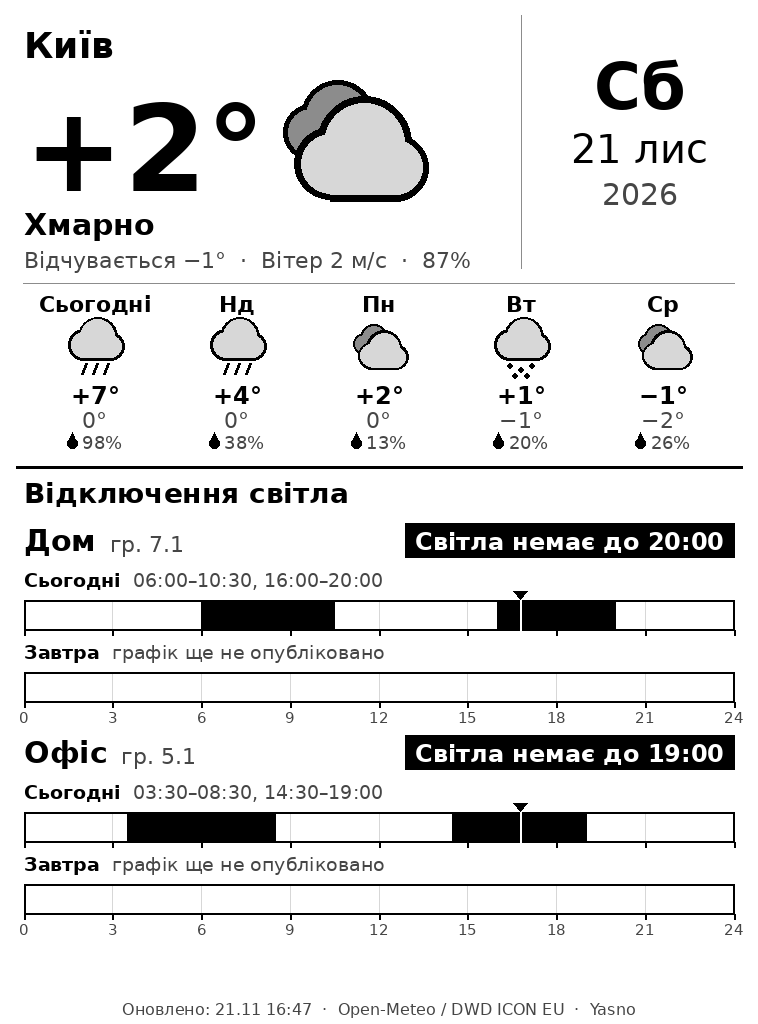

The Python source for this figure:
#!/usr/bin/env python3
# -*- coding: utf-8 -*-
"""
Kindle dashboard: погода (Open-Meteo) + графики отключений света (Yasno) -> PNG (8-bit grayscale).

Запуск:
    python dashboard.py            # реальные данные
    python dashboard.py --demo     # демо-данные (без интернета), чтобы посмотреть вёрстку
Настройки: config.json
"""

import argparse
import json
import math
import sys
import time
from datetime import datetime, timedelta
from pathlib import Path
from zoneinfo import ZoneInfo

import requests
from PIL import Image, ImageDraw, ImageFont

ROOT = Path(__file__).resolve().parent
UA = ("Mozilla/5.0 (X11; Linux x86_64) AppleWebKit/537.36 (KHTML, like Gecko) "
      "Chrome/124.0 Safari/537.36")

BLACK, DARK, MID, LIGHT, WHITE = 0, 70, 140, 215, 255

DEFAULTS = {
    "language": "ru",
    "timezone": "Europe/Kyiv",
    "screen": {"width": 758, "height": 1024, "rotate": 0},
    "weather": {"city": "Kyiv", "display_name": None, "latitude": None, "longitude": None,
                "model": "icon_seamless"},
    "yasno": {"region_id": 25, "dso_id": 902},
    "groups": [
        {"label": "Дом", "group": "7.1"},
        {"label": "Работа", "group": "5.1"},
    ],
    "output": "dist/dashboard.png",
}

# ----------------------------------------------------------------------------
# Тексты
# ----------------------------------------------------------------------------
I18N = {
    "ru": {
        "outages": "Отключения света",
        "today": "Сегодня", "tomorrow": "Завтра",
        "group_abbr": "гр.",
        "on_until": "Свет есть до {t}", "off_until": "Света нет до {t}",
        "none": "Отключений не ожидается", "tmrw_word": "завтра",
        "emergency": "АВАРИЙНЫЕ ОТКЛЮЧЕНИЯ · график может не действовать",
        "stale_prefix": "прежний: ",
        "offline": "YASNO НЕДОСТУПЕН · показан последний сохранённый график",
        "no_data_day": "нет сохранённых данных",
        "waiting": "график ещё не опубликован",
        "no_outages_day": "отключений нет",
        "void": "графики не действуют",
        "group_missing": "группа не найдена в ответе Yasno",
        "feels": "Ощущается", "wind": "Ветер", "ms": "м/с",
        "updated": "Обновлено",
        "no_weather": "Нет данных о погоде",
        "no_outage_data": "Нет данных Yasno",
        "weekdays": ["Пн", "Вт", "Ср", "Чт", "Пт", "Сб", "Вс"],
        "weekdays_full": ["Понедельник", "Вторник", "Среда", "Четверг", "Пятница", "Суббота", "Воскресенье"],
        "months_full": ["января", "февраля", "марта", "апреля", "мая", "июня", "июля", "августа",
                        "сентября", "октября", "ноября", "декабря"],
        "months": ["янв", "фев", "мар", "апр", "мая", "июн", "июл", "авг", "сен", "окт", "ноя", "дек"],
        "weather": {"clear": "Ясно", "partly": "Переменная облачность", "cloud": "Облачно",
                    "fog": "Туман", "drizzle": "Морось", "rain": "Дождь",
                    "snow": "Снег", "thunder": "Гроза"},
    },
    "uk": {
        "outages": "Відключення світла",
        "today": "Сьогодні", "tomorrow": "Завтра",
        "group_abbr": "гр.",
        "on_until": "Світло є до {t}", "off_until": "Світла немає до {t}",
        "none": "Відключень не очікується", "tmrw_word": "завтра",
        "emergency": "АВАРІЙНІ ВІДКЛЮЧЕННЯ · графік може не діяти",
        "stale_prefix": "попередній: ",
        "offline": "YASNO НЕДОСТУПНИЙ · показано останній збережений графік",
        "no_data_day": "немає збережених даних",
        "waiting": "графік ще не опубліковано",
        "no_outages_day": "відключень немає",
        "void": "графіки не діють",
        "group_missing": "групу не знайдено у відповіді Yasno",
        "feels": "Відчувається", "wind": "Вітер", "ms": "м/с",
        "updated": "Оновлено",
        "no_weather": "Немає даних про погоду",
        "no_outage_data": "Немає даних Yasno",
        "weekdays": ["Пн", "Вт", "Ср", "Чт", "Пт", "Сб", "Нд"],
        "weekdays_full": ["Понеділок", "Вівторок", "Середа", "Четвер", "П’ятниця", "Субота", "Неділя"],
        "months_full": ["січня", "лютого", "березня", "квітня", "травня", "червня", "липня", "серпня",
                        "вересня", "жовтня", "листопада", "грудня"],
        "months": ["січ", "лют", "бер", "кві", "тра", "чер", "лип", "сер", "вер", "жов", "лис", "гру"],
        "weather": {"clear": "Ясно", "partly": "Мінлива хмарність", "cloud": "Хмарно",
                    "fog": "Туман", "drizzle": "Мряка", "rain": "Дощ",
                    "snow": "Сніг", "thunder": "Гроза"},
    },
    "en": {
        "outages": "Power outages",
        "today": "Today", "tomorrow": "Tomorrow",
        "group_abbr": "grp",
        "on_until": "Power on until {t}", "off_until": "Power off until {t}",
        "none": "No outages expected", "tmrw_word": "tmrw",
        "emergency": "EMERGENCY OUTAGES · schedule may not apply",
        "stale_prefix": "previous: ",
        "offline": "YASNO UNAVAILABLE · showing last saved schedule",
        "no_data_day": "no saved data",
        "waiting": "schedule not published yet",
        "no_outages_day": "no outages",
        "void": "schedules suspended",
        "group_missing": "group not found in Yasno response",
        "feels": "Feels like", "wind": "Wind", "ms": "m/s",
        "updated": "Updated",
        "no_weather": "No weather data",
        "no_outage_data": "No Yasno data",
        "weekdays": ["Mon", "Tue", "Wed", "Thu", "Fri", "Sat", "Sun"],
        "weekdays_full": ["Monday", "Tuesday", "Wednesday", "Thursday", "Friday", "Saturday", "Sunday"],
        "months_full": ["January", "February", "March", "April", "May", "June", "July", "August",
                        "September", "October", "November", "December"],
        "months": ["Jan", "Feb", "Mar", "Apr", "May", "Jun", "Jul", "Aug", "Sep", "Oct", "Nov", "Dec"],
        "weather": {"clear": "Clear", "partly": "Partly cloudy", "cloud": "Cloudy",
                    "fog": "Fog", "drizzle": "Drizzle", "rain": "Rain",
                    "snow": "Snow", "thunder": "Thunderstorm"},
    },
}


# ----------------------------------------------------------------------------
# Конфиг
# ----------------------------------------------------------------------------
def load_config(path):
    user = json.loads(Path(path).read_text(encoding="utf-8"))
    cfg = json.loads(json.dumps(DEFAULTS))
    for key, val in user.items():
        if isinstance(val, dict) and isinstance(cfg.get(key), dict):
            cfg[key].update(val)
        else:
            cfg[key] = val
    return cfg


# ----------------------------------------------------------------------------
# Получение данных
# ----------------------------------------------------------------------------
def http_get_json(url, params=None, retries=3):
    last = None
    for i in range(retries):
        try:
            r = requests.get(url, params=params, timeout=25,
                             headers={"User-Agent": UA, "Accept": "application/json"})
            r.raise_for_status()
            return r.json()
        except Exception as e:  # noqa: BLE001
            last = e
            if i < retries - 1:
                time.sleep(2 * (i + 1))
    raise last


MODEL_LABELS = {
    "icon_seamless": "DWD ICON", "icon_global": "DWD ICON", "icon_eu": "DWD ICON EU",
    "icon_d2": "DWD ICON D2",
}


def fetch_weather(cfg):
    w = cfg["weather"]
    lang = cfg["language"]
    lat, lon, name = w.get("latitude"), w.get("longitude"), w.get("city")
    if lat is None or lon is None:
        g = http_get_json("https://geocoding-api.open-meteo.com/v1/search",
                          {"name": w["city"], "count": 1, "language": lang, "format": "json"})
        res = g.get("results")
        if not res:
            raise RuntimeError(f"Город не найден: {w['city']}")
        lat, lon, name = res[0]["latitude"], res[0]["longitude"], res[0]["name"]
    params = {
        "latitude": lat, "longitude": lon,
        "current": "temperature_2m,apparent_temperature,relative_humidity_2m,weather_code,wind_speed_10m",
        "daily": "weather_code,temperature_2m_max,temperature_2m_min,precipitation_probability_max",
        "wind_speed_unit": "ms",
        "timezone": "auto",
        "forecast_days": 5,
    }
    model = w.get("model")
    label = "Open-Meteo"
    if model:
        try:
            data = http_get_json("https://api.open-meteo.com/v1/forecast", dict(params, models=model))
            label = MODEL_LABELS.get(model, model)
        except Exception as e:  # noqa: BLE001
            print(f"[!] Модель {model} недоступна ({e!r}), беру модель по умолчанию", file=sys.stderr)
            data = http_get_json("https://api.open-meteo.com/v1/forecast", params)
    else:
        data = http_get_json("https://api.open-meteo.com/v1/forecast", params)
    return {"name": w.get("display_name") or name, "label": label,
            "current": data["current"], "daily": data["daily"]}


def fetch_outages(cfg):
    y = cfg["yasno"]
    url = (f"https://app.yasno.ua/api/blackout-service/public/shutdowns/"
           f"regions/{y['region_id']}/dsos/{y['dso_id']}/planned-outages")
    data = http_get_json(url)
    if not isinstance(data, dict):
        raise RuntimeError("Неожиданный формат ответа Yasno")
    return data


def parse_day(day):
    """Слоты в Yasno: минуты от полуночи, start..end = свет ВЫКЛЮЧЕН."""
    if not day:
        return {"known": False, "emergency": False, "stale": False, "date": "", "slots": []}
    status = str(day.get("status", "")).lower()
    slots = []
    for s in day.get("slots") or []:
        kind = str(s.get("type", "Definite")).lower()
        if kind in ("notplanned", "not_planned"):
            continue
        slots.append((int(s["start"]), int(s["end"]),
                      "possible" if kind == "possible" else "definite"))
    slots.sort()
    return {"known": "waiting" not in status,
            "emergency": "emergency" in status,
            "stale": False,
            "date": str(day.get("date") or "")[:10],
            "slots": slots}


def build_outages(raw, groups, state, now):
    """При EmergencyShutdowns Yasno не отдаёт нормальный график: берём последний
    сохранённый график на эту дату (state) и помечаем его как устаревший."""
    res = {}
    fallback = {"today": now.date(), "tomorrow": now.date() + timedelta(days=1)}
    saved_all = state.setdefault("groups", {})
    for g in groups:
        gid = str(g["group"])
        item = raw.get(gid)
        if item is None:
            print(f"[!] Группа {gid} не найдена. Доступные: {', '.join(sorted(raw.keys()))}",
                  file=sys.stderr)
            res[gid] = None
            continue
        saved = saved_all.setdefault(gid, {})
        days = {}
        for key in ("today", "tomorrow"):
            day = parse_day(item.get(key))
            date = day["date"] or fallback[key].isoformat()
            day["date"] = date
            if day["emergency"]:
                prev = saved.get(date)
                if prev is not None:
                    day["slots"] = [(int(a), int(b), k) for a, b, k in prev]
                    day["stale"] = True
            elif day["known"]:
                saved[date] = [[a, b, k] for a, b, k in day["slots"]]
            days[key] = day
        # чистим старые даты (оставляем вчера и новее)
        limit = (now.date() - timedelta(days=1)).isoformat()
        for d_ in [d_ for d_ in saved if d_ < limit]:
            del saved[d_]
        res[gid] = days
    return res


def outages_from_state(groups, state, now):
    """Yasno недоступен: собираем графики из последнего сохранённого состояния.
    Возвращает None, если для выбранных групп ничего не сохранено."""
    dates = {"today": now.date().isoformat(),
             "tomorrow": (now.date() + timedelta(days=1)).isoformat()}
    saved_all = state.get("groups", {})
    res, found = {}, False
    for g in groups:
        gid = str(g["group"])
        saved = saved_all.get(gid, {})
        days = {}
        for key, date in dates.items():
            prev = saved.get(date)
            found = found or prev is not None
            days[key] = {"known": prev is not None, "emergency": False, "stale": True,
                         "offline": True, "date": date,
                         "slots": [(int(a), int(b), k) for a, b, k in (prev or [])]}
        res[gid] = days
    return res if found else None


def load_state(path):
    try:
        data = json.loads(Path(path).read_text(encoding="utf-8"))
        return data if isinstance(data, dict) else {}
    except Exception:  # noqa: BLE001
        return {}


def save_state(path, state):
    path.parent.mkdir(parents=True, exist_ok=True)
    path.write_text(json.dumps(state, ensure_ascii=False), encoding="utf-8")


# ----------------------------------------------------------------------------
# Логика расписания
# ----------------------------------------------------------------------------
def merge(intervals):
    out = []
    for s, e in sorted(intervals):
        if out and s <= out[-1][1]:
            out[-1][1] = max(out[-1][1], e)
        else:
            out.append([s, e])
    return out


def hm(m):
    return f"{m // 60:02d}:{m % 60:02d}"


def fmt_clock(m, T):
    if m == 1440:
        return "24:00"
    if m > 1440:
        return f"{hm(m - 1440)} {T['tmrw_word']}"
    return hm(m)


def power_status(today, tomorrow, now_min):
    iv = [(s, e) for s, e, _ in today["slots"]]
    iv += [(s + 1440, e + 1440) for s, e, _ in tomorrow["slots"]]
    merged = merge(iv)
    for s, e in merged:
        if s <= now_min < e:
            return "off", e
    for s, e in merged:
        if s > now_min:
            return "on", s
    return "none", None


def intervals_text(day, T):
    if not day["known"]:
        return T["no_data_day"] if day.get("offline") else T["waiting"]
    iv = merge([(s, e) for s, e, _ in day["slots"]])
    if not iv:
        return T["void"] if day["emergency"] else T["no_outages_day"]
    text = ", ".join(f"{hm(s)}–{hm(e)}" for s, e in iv)
    return (T["stale_prefix"] + text) if day.get("stale") else text


# ----------------------------------------------------------------------------
# Шрифты и текст
# ----------------------------------------------------------------------------
FONTS_REGULAR = [
    "/usr/share/fonts/truetype/dejavu/DejaVuSans.ttf", "DejaVuSans.ttf",
    "C:/Windows/Fonts/arial.ttf", "/Library/Fonts/Arial.ttf",
    "/System/Library/Fonts/Supplemental/Arial.ttf",
]
FONTS_BOLD = [
    "/usr/share/fonts/truetype/dejavu/DejaVuSans-Bold.ttf", "DejaVuSans-Bold.ttf",
    "C:/Windows/Fonts/arialbd.ttf", "/Library/Fonts/Arial Bold.ttf",
    "/System/Library/Fonts/Supplemental/Arial Bold.ttf",
]
_font_cache = {}


def font(size, bold=False):
    size = max(8, int(round(size)))
    key = (size, bold)
    if key not in _font_cache:
        f = None
        for path in (FONTS_BOLD if bold else FONTS_REGULAR):
            try:
                f = ImageFont.truetype(path, size)
                break
            except OSError:
                continue
        if f is None:
            print("[!] Не найден шрифт с кириллицей (DejaVu Sans / Arial)", file=sys.stderr)
            f = ImageFont.load_default(size)
        _font_cache[key] = f
    return _font_cache[key]


def fit_font(d, text, max_w, size, bold=False, min_size=12):
    size = int(round(size))
    min_size = int(round(min_size))
    while size > min_size and d.textlength(text, font=font(size, bold)) > max_w:
        size -= 1
    return font(size, bold)


def ellipsize(d, text, f, max_w):
    if d.textlength(text, font=f) <= max_w:
        return text
    while len(text) > 1 and d.textlength(text + "…", font=f) > max_w:
        text = text[:-1]
    return text + "…"


def fmt_t(v):
    if v is None:
        return "—"
    n = int(round(v))
    if n == 0:
        return "0°"
    return f"{'+' if n > 0 else '−'}{abs(n)}°"


def date_str(now, T):
    return f"{T['weekdays'][now.weekday()]}, {now.day} {T['months'][now.month - 1]}"


# ----------------------------------------------------------------------------
# Иконки погоды
# ----------------------------------------------------------------------------
def wmo_category(code):
    code = int(code)
    if code in (0, 1):
        return "clear"
    if code == 2:
        return "partly"
    if code == 3:
        return "cloud"
    if code in (45, 48):
        return "fog"
    if 51 <= code <= 57:
        return "drizzle"
    if 61 <= code <= 67 or 80 <= code <= 82:
        return "rain"
    if 71 <= code <= 77 or code in (85, 86):
        return "snow"
    if code >= 95:
        return "thunder"
    return "cloud"


def _circle(d, cx, cy, r, fill):
    d.ellipse([cx - r, cy - r, cx + r, cy + r], fill=fill)


def draw_cloud(d, cx, cy, s, fill=LIGHT):
    g = max(2, s * 0.05)
    parts = [
        ("c", cx - 0.20 * s, cy + 0.05 * s, 0.22 * s),
        ("c", cx + 0.05 * s, cy - 0.10 * s, 0.30 * s),
        ("c", cx + 0.28 * s, cy + 0.08 * s, 0.20 * s),
        ("r", cx - 0.20 * s, cy + 0.05 * s, cx + 0.28 * s, cy + 0.28 * s),
    ]
    for grow, color in ((g, BLACK), (0, fill)):
        for p in parts:
            if p[0] == "c":
                _circle(d, p[1], p[2], p[3] + grow, color)
            else:
                d.rectangle([p[1], p[2], p[3], p[4] + grow], fill=color)


def draw_sun(d, cx, cy, s):
    r = 0.22 * s
    w = max(2, int(s * 0.06))
    for i in range(8):
        a = math.radians(i * 45)
        d.line([(cx + math.cos(a) * r * 1.45, cy + math.sin(a) * r * 1.45),
                (cx + math.cos(a) * r * 2.05, cy + math.sin(a) * r * 2.05)], fill=BLACK, width=w)
    d.ellipse([cx - r, cy - r, cx + r, cy + r], fill=WHITE, outline=BLACK, width=w)


def draw_icon(d, cat, cx, cy, s):
    w = max(2, int(s * 0.06))
    if cat == "clear":
        draw_sun(d, cx, cy, s)
    elif cat == "partly":
        draw_sun(d, cx - 0.16 * s, cy - 0.16 * s, 0.75 * s)
        draw_cloud(d, cx + 0.08 * s, cy + 0.10 * s, 0.85 * s)
    elif cat == "cloud":
        draw_cloud(d, cx - 0.12 * s, cy - 0.12 * s, 0.7 * s, fill=MID)
        draw_cloud(d, cx + 0.05 * s, cy + 0.08 * s, 0.9 * s)
    elif cat == "fog":
        for i, dy in enumerate((-0.22, -0.07, 0.08, 0.23)):
            shift = 0.06 * s if i % 2 else -0.06 * s
            d.line([(cx - 0.36 * s + shift, cy + dy * s), (cx + 0.36 * s + shift, cy + dy * s)],
                   fill=BLACK, width=w + 1)
    elif cat in ("rain", "drizzle"):
        draw_cloud(d, cx, cy - 0.12 * s, s)
        xs = (-0.2, 0.0, 0.2) if cat == "rain" else (-0.12, 0.12)
        for dx in xs:
            d.line([(cx + dx * s + 0.05 * s, cy + 0.26 * s), (cx + dx * s - 0.03 * s, cy + 0.46 * s)],
                   fill=BLACK, width=w)
    elif cat == "snow":
        draw_cloud(d, cx, cy - 0.12 * s, s)
        for dx, dy in ((-0.2, 0.30), (0.0, 0.38), (0.2, 0.30), (-0.1, 0.48), (0.1, 0.48)):
            _circle(d, cx + dx * s, cy + dy * s, 0.045 * s, BLACK)
    elif cat == "thunder":
        draw_cloud(d, cx, cy - 0.12 * s, s, fill=MID)
        pts = [(0.04, 0.18), (-0.10, 0.40), (0.0, 0.40), (-0.06, 0.56), (0.14, 0.32), (0.03, 0.32), (0.10, 0.18)]
        d.polygon([(cx + x * s, cy + y * s) for x, y in pts], fill=BLACK)


def draw_drop(d, x, y, r):
    d.polygon([(x, y - 1.9 * r), (x - 0.92 * r, y), (x + 0.92 * r, y)], fill=BLACK)
    d.ellipse([x - r, y - 0.7 * r, x + r, y + 1.3 * r], fill=BLACK)


# ----------------------------------------------------------------------------
# Блок погоды
# ----------------------------------------------------------------------------
def draw_weather(d, box, wx, T, now):
    x0, y0, x1, y1 = box
    bw, bh = x1 - x0, y1 - y0
    u = min(bw / 758, bh / 470)
    pad = 24 * u

    if wx is None:
        d.text((x0 + pad, y0 + pad), T["no_weather"], font=font(30 * u, True), fill=BLACK, anchor="la")
        return

    icon_s = 150 * u
    # ширина левой колонки считается по самой широкой температуре («−88°»),
    # поэтому размер цифр не зависит от текущей температуры
    worst = d.textlength("−88°", font=font(120 * u, True))
    lw = min(bw * 0.74, pad + worst + 16 * u + 0.96 * icon_s + 14 * u)
    split = x0 + lw
    left_w = lw - pad - 10 * u

    d.text((x0 + pad, y0 + pad), wx["name"], font=fit_font(d, wx["name"], left_w, 36 * u, True),
           fill=BLACK, anchor="la")

    cur = wx["current"]
    cat = wmo_category(cur["weather_code"])
    ty = y0 + pad + 56 * u
    temp = fmt_t(cur["temperature_2m"])
    tsize = 120 * u
    while tsize > 70 * u and (pad + d.textlength(temp, font=font(tsize, True)) + 16 * u + 0.96 * icon_s) > left_w + pad:
        tsize -= 4 * u
    ft = font(tsize, True)
    tw = d.textlength(temp, font=ft)
    d.text((x0 + pad, ty + (120 * u - tsize) * 0.5), temp, font=ft, fill=BLACK, anchor="la")
    draw_icon(d, cat, x0 + pad + tw + 16 * u + 0.46 * icon_s, ty + 66 * u, icon_s)
    desc = T["weather"][cat]
    d.text((x0 + pad, ty + 128 * u), desc, font=fit_font(d, desc, left_w, 30 * u, True, 20 * u),
           fill=BLACK, anchor="la")
    extra = (f"{T['feels']} {fmt_t(cur.get('apparent_temperature'))}  ·  "
             f"{T['wind']} {cur['wind_speed_10m']:.0f} {T['ms']}  ·  {cur['relative_humidity_2m']:.0f}%")
    d.text((x0 + pad, ty + 168 * u), extra, font=fit_font(d, extra, left_w, 22 * u, False, 14 * u),
           fill=DARK, anchor="la")

    # разделитель и правая колонка: день недели и дата
    d.line([(split, y0 + 16 * u), (split, y0 + 270 * u)], fill=MID, width=max(1, int(2 * u)))
    rcx = (split + x1) / 2
    rw = x1 - split - 2 * pad
    wd = T["weekdays"][now.weekday()]
    dt_txt = f"{now.day} {T['months'][now.month - 1]}"
    d.text((rcx, y0 + 88 * u), wd, font=fit_font(d, wd, rw, 64 * u, True, 24 * u), fill=BLACK, anchor="mm")
    d.text((rcx, y0 + 150 * u), dt_txt, font=fit_font(d, dt_txt, rw, 40 * u, False, 20 * u), fill=BLACK, anchor="mm")
    d.text((rcx, y0 + 196 * u), str(now.year), font=fit_font(d, str(now.year), rw, 30 * u, False, 18 * u),
           fill=DARK, anchor="mm")

    fy = y0 + 285 * u
    d.line([(x0 + pad, fy), (x1 - pad, fy)], fill=MID, width=max(1, int(2 * u)))
    daily = wx["daily"]
    n = min(5, len(daily["time"]))
    cw = (bw - 2 * pad) / max(n, 1)
    for i in range(n):
        cx = x0 + pad + cw * (i + 0.5)
        dt = datetime.fromisoformat(daily["time"][i])
        label = T["today"] if i == 0 else T["weekdays"][dt.weekday()]
        d.text((cx, fy + 8 * u), label, font=font(22 * u, True), fill=BLACK, anchor="ma")
        draw_icon(d, wmo_category(daily["weather_code"][i]), cx, fy + 66 * u, 56 * u)
        d.text((cx, fy + 98 * u), fmt_t(daily["temperature_2m_max"][i]), font=font(24 * u, True),
               fill=BLACK, anchor="ma")
        d.text((cx, fy + 124 * u), fmt_t(daily["temperature_2m_min"][i]), font=font(22 * u),
               fill=DARK, anchor="ma")
        p = daily["precipitation_probability_max"][i]
        if p is not None:
            txt = f"{int(p)}%"
            f = font(18 * u)
            tw = d.textlength(txt, font=f)
            r = 5 * u
            total = 2 * r + 5 * u + tw
            sx = cx - total / 2
            draw_drop(d, sx + r, fy + 160 * u, r)
            d.text((sx + 2 * r + 5 * u, fy + 150 * u), txt, font=f, fill=DARK, anchor="la")


# ----------------------------------------------------------------------------
# Блок отключений
# ----------------------------------------------------------------------------
def draw_bar(d, x, y, w, h, day, now_min, T, u):
    d.rectangle([x, y, x + w, y + h], fill=WHITE)
    for hr in range(3, 24, 3):
        gx = x + w * hr / 24
        d.line([(gx, y), (gx, y + h)], fill=LIGHT, width=1)
    if day["known"]:
        for s, e, kind in day["slots"]:
            xs, xe = x + w * s / 1440, x + w * e / 1440
            d.rectangle([xs, y, xe, y + h], fill=(MID if kind == "possible" or day.get("stale") else BLACK))
    d.rectangle([x, y, x + w, y + h], outline=BLACK, width=max(1, int(2 * u)))
    for hr in range(0, 25, 3):
        tx = x + w * hr / 24
        d.line([(tx, y + h), (tx, y + h + 5 * u)], fill=BLACK, width=max(1, int(2 * u)))
    if now_min is not None:
        nx = x + w * now_min / 1440
        d.line([(nx, y), (nx, y + h)], fill=BLACK, width=max(3, int(6 * u)))
        d.line([(nx, y), (nx, y + h)], fill=WHITE, width=max(1, int(2 * u)))
        d.polygon([(nx - 7 * u, y - 9 * u), (nx + 7 * u, y - 9 * u), (nx, y - 1 * u)], fill=BLACK)


def draw_group(d, x, y, w, u, g, data, now_min, T):
    label = g.get("label") or ""
    gid = str(g["group"])
    f_label, f_grp = font(30 * u, True), font(22 * u)
    cursor = x
    if label:
        d.text((x, y), label, font=f_label, fill=BLACK, anchor="la")
        cursor = x + d.textlength(label, font=f_label)
        grp = f"  {T['group_abbr']} {gid}"
    else:
        grp = f"{T['group_abbr']} {gid}"
    d.text((cursor, y + 8 * u), grp, font=f_grp, fill=DARK, anchor="la")
    left_w = cursor + d.textlength(grp, font=f_grp) - x

    if data is None:
        d.text((x, y + 48 * u), T["group_missing"], font=font(20 * u), fill=DARK, anchor="la")
        return

    kind, when = power_status(data["today"], data["tomorrow"], now_min)
    emergency = data["today"]["emergency"] or data["tomorrow"]["emergency"]
    offline = data["today"].get("offline") or data["tomorrow"].get("offline")
    if not (emergency or offline):
        if kind == "off":
            text = T["off_until"].format(t=fmt_clock(when, T))
        elif kind == "on":
            text = T["on_until"].format(t=fmt_clock(when, T))
        else:
            text = T["none"]
        f_st = fit_font(d, text, w - left_w - 40 * u, 24 * u, True, 14 * u)
        tw = d.textlength(text, font=f_st)
        xr = x + w
        if kind == "off":
            d.rectangle([xr - tw - 20 * u, y, xr, y + 34 * u], fill=BLACK)
            d.text((xr - 10 * u, y + 4 * u), text, font=f_st, fill=WHITE, anchor="ra")
        else:
            d.text((xr, y + 4 * u), text, font=f_st, fill=BLACK, anchor="ra")

    ry = y + 46 * u
    for key in ("today", "tomorrow"):
        day = data[key]
        f_l = font(19 * u, True)
        d.text((x, ry), T[key], font=f_l, fill=BLACK, anchor="la")
        lx = x + d.textlength(T[key], font=f_l) + 12 * u
        txt = intervals_text(day, T)
        f_t = fit_font(d, txt, x + w - lx, 19 * u, False, 13 * u)
        d.text((lx, ry), ellipsize(d, txt, f_t, x + w - lx), font=f_t, fill=DARK, anchor="la")
        draw_bar(d, x, ry + 31 * u, w, 30 * u, day, now_min if key == "today" else None, T, u)
        ry += 72 * u
    last_bar_bottom = ry - 72 * u + 31 * u + 30 * u
    f_tick = font(15 * u)
    for hr in range(0, 25, 3):
        d.text((x + w * hr / 24, last_bar_bottom + 7 * u), str(hr), font=f_tick, fill=DARK, anchor="ma")


def draw_outages(d, box, outs, cfg, T, now):
    x0, y0, x1, y1 = box
    bw, bh = x1 - x0, y1 - y0
    groups = cfg["groups"]
    emergency = bool(outs) and any(
        v and (v["today"]["emergency"] or v["tomorrow"]["emergency"]) for v in outs.values())
    offline = bool(outs) and any(v and v["today"].get("offline") for v in outs.values())
    banner = T["offline"] if offline else (T["emergency"] if emergency else None)
    n = len(groups)
    u = min(bw / 758, bh / (56 + 212 * n + (48 if banner else 0)))
    pad = 24 * u

    y = y0 + 10 * u
    d.text((x0 + pad, y), T["outages"], font=font(28 * u, True), fill=BLACK, anchor="la")
    y += 46 * u
    if outs is None:
        d.text((x0 + pad, y), T["no_outage_data"], font=font(26 * u, True), fill=DARK, anchor="la")
        return
    if banner:
        d.rectangle([x0 + pad, y, x1 - pad, y + 38 * u], fill=BLACK)
        f = fit_font(d, banner, bw - 2 * pad - 20 * u, 20 * u, True, 12 * u)
        d.text(((x0 + x1) / 2, y + 19 * u), banner, font=f, fill=WHITE, anchor="mm")
        y += 48 * u
    now_min = now.hour * 60 + now.minute
    for g in groups:
        draw_group(d, x0 + pad, y, bw - 2 * pad, u, g, outs.get(str(g["group"])), now_min, T)
        y += 212 * u


# ----------------------------------------------------------------------------
# Сборка картинки
# ----------------------------------------------------------------------------
def render(cfg, wx, outs, errors, now):
    T = I18N.get(cfg["language"], I18N["ru"])
    W, H = cfg["screen"]["width"], cfg["screen"]["height"]
    rot = int(cfg["screen"].get("rotate", 0)) % 360
    cw, ch = (H, W) if rot in (90, 270) else (W, H)

    img = Image.new("L", (cw, ch), WHITE)
    d = ImageDraw.Draw(img)
    s = min(cw, ch) / 758
    foot = 30 * s

    if ch >= cw:  # портрет: погода сверху, отключения снизу
        split = (ch - foot) * 0.47
        draw_weather(d, (0, 0, cw, split), wx, T, now)
        d.line([(16 * s, split), (cw - 16 * s, split)], fill=BLACK, width=max(2, int(3 * s)))
        draw_outages(d, (0, split, cw, ch - foot), outs, cfg, T, now)
    else:         # ландшафт: две колонки
        half = cw / 2
        draw_weather(d, (0, 0, half, ch - foot), wx, T, now)
        d.line([(half, 16 * s), (half, ch - foot - 8 * s)], fill=BLACK, width=max(2, int(3 * s)))
        draw_outages(d, (half, 0, cw, ch - foot), outs, cfg, T, now)

    src = f"Open-Meteo / {wx['label']}" if wx and wx.get("label", "Open-Meteo") != "Open-Meteo" else "Open-Meteo"
    foot_txt = f"{T['updated']}: {now.strftime('%d.%m %H:%M')}  ·  {src}  ·  Yasno"
    if errors:
        foot_txt += "  ·  ! " + ", ".join(errors)
    d.text((cw / 2, ch - foot / 2), foot_txt, font=font(16 * s), fill=DARK, anchor="mm")

    if rot:
        img = img.rotate(rot, expand=True)
    return img


def demo_data(now):
    days = [(now.date() + timedelta(days=i)).isoformat() for i in range(5)]
    wx = {
        "name": "Киев", "label": "DWD ICON",
        "current": {"temperature_2m": 4.6, "apparent_temperature": 1.8, "weather_code": 2,
                    "wind_speed_10m": 4.2, "relative_humidity_2m": 81},
        "daily": {"time": days, "weather_code": [2, 61, 3, 71, 95],
                  "temperature_2m_max": [6, 8, 5, 0, -1], "temperature_2m_min": [2, 4, 0, -4, -5],
                  "precipitation_probability_max": [20, 70, 10, 60, 85]},
    }

    def day(slots, known=True, emergency=False):
        return {"known": known, "emergency": emergency,
                "slots": [(a * 60, b * 60, "definite") for a, b in slots]}

    outs = {
        "7.1": {"today": day([(2, 6), (11, 15), (20, 24)]), "tomorrow": day([(0, 4), (16, 20)])},
        "5.1": {"today": day([(6, 10), (15, 19)]), "tomorrow": day([], known=False)},
    }
    return wx, outs


def main():
    ap = argparse.ArgumentParser()
    ap.add_argument("--config", default=str(ROOT / "config.json"))
    ap.add_argument("--output", help="путь к PNG (переопределяет config.json)")
    ap.add_argument("--state-in", help="файл state.json с прошлого запуска (по умолчанию рядом с PNG)")
    ap.add_argument("--demo", action="store_true", help="демо-данные без запросов в сеть")
    args = ap.parse_args()

    cfg = load_config(args.config)
    now = datetime.now(ZoneInfo(cfg["timezone"]))
    errors = []

    if args.demo:
        wx, outs = demo_data(now)
        outs = {g["group"]: v for g, v in zip(cfg["groups"], outs.values())}
    else:
        wx = outs = None
        out_path = Path(args.output or cfg["output"])
        if not out_path.is_absolute():
            out_path = ROOT / out_path
        state_file = out_path.parent / "state.json"
        state = load_state(Path(args.state_in) if args.state_in else state_file)
        try:
            wx = fetch_weather(cfg)
        except Exception as e:  # noqa: BLE001
            errors.append("погода")
            print(f"[!] Погода: {e!r}", file=sys.stderr)
        yasno_ok = False
        try:
            outs = build_outages(fetch_outages(cfg), cfg["groups"], state, now)
            yasno_ok = True
        except Exception as e:  # noqa: BLE001
            errors.append("Yasno")
            print(f"[!] Yasno: {e!r}", file=sys.stderr)
            outs = outages_from_state(cfg["groups"], state, now)
        if wx is None and not yasno_ok:
            print("[!] Оба источника недоступны, картинка не обновлена", file=sys.stderr)
            return 1
        # state.json публикуется вместе с PNG, поэтому пишем его в любом случае
        save_state(state_file, state)

    img = render(cfg, wx, outs, errors, now)
    out = Path(args.output or cfg["output"])
    if not out.is_absolute():
        out = ROOT / out
    out.parent.mkdir(parents=True, exist_ok=True)
    img.save(out, "PNG", optimize=True)
    print(f"OK: {out} ({img.size[0]}x{img.size[1]}, mode {img.mode})")
    return 0


if __name__ == "__main__":
    sys.exit(main())
